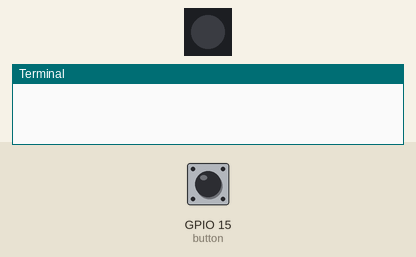
Recording of a program running on a simulated Raspberry Pi (BCM pin numbers). Shown: 1 RGB LEDs in strip order, left to right, the last lines printed to the terminal. The inputs (shaded band) are chosen by the test bench; at power-on: GPIO 15 (button) HIGH. Dim RGB values are drawn brighter than linear; the clock reads 2024-03-15 10:24:30 at power-on unless the program sets it; web requests get an empty 200 reply after 0.4 s.

Above: at 1.2 s.
1.3 s: GPIO 15 (button) pulled LOW for 0.15 s
At 2.2 s:
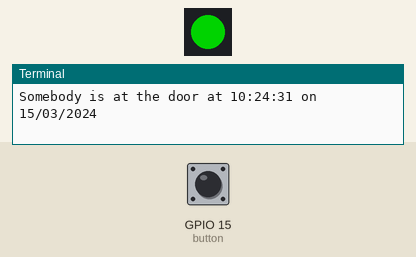
At 2.8 s:
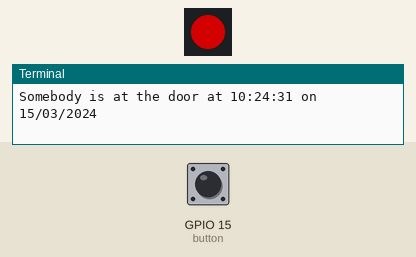
Timing chart, 0 to 9.6 s (numbered marks = the images above; inputs shaded):
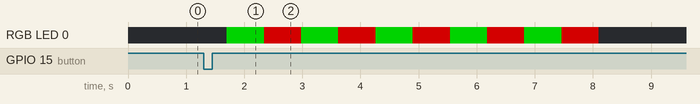

Measured:
- after the input at 1.3 s, RGB LED 0: off → RGB(0, 127, 0) after 0.40 s, then repeats every 1.3 s: RGB(127, 0, 0) 0.64 s, RGB(0, 127, 0) 0.64 s, until it stays off from 8.1 s

The program:

neopixel-doorbell.py
```python
#!/usr/bin/env python3

import board
import neopixel
import datetime
import os, sys
from time import sleep
from gpiozero import Button
import http.client, urllib

# Setup stuff first
button = Button(15)    # Define the GPIO pin here (BCM numbering)
pixel_pin = board.D18  # BCM pin (18 is default and recommended)
num_pixels = 1         # Set the number of NeoPixels used here
pixels = neopixel.NeoPixel(pixel_pin, num_pixels, brightness=0.5)
RED = (255, 0, 0)
GREEN = (0, 255, 0)
OFF = (0, 0, 0)

if not os.geteuid()==0:
    sys.exit("This script must be run with 'sudo' because of the NeoPixels")

def pushover():
    conn = http.client.HTTPSConnection("api.pushover.net:443")
    conn.request("POST", "/1/messages.json",
      urllib.parse.urlencode({
        "token": "ADD_HERE",              # Insert app token here
        "user": "ADD_HERE",              # Insert user token here
        "html": "1",                                # 1 for HTML, 0 to disable
        "title": "Doorbell",                        # Title of the message
        "message": "Somebody is at the door!", # Content of the message
        "sound": "pushover",                        # Define the sound played - default is a doorbell sound
      }), { "Content-type": "application/x-www-form-urlencoded" })
    conn.getresponse()

def lighting():
    def flash_red():
        for i in range(0, 4 * 256, 8):
            for j in range(num_pixels):
                if (i // 256) % 2 == 0:
                    val = i & 0xff
                else:
                    val = 255 - (i & 0xff)
                pixels[j] = (val, 0, 0)
            pixels.write()

    def flash_green():
        for i in range(0, 4 * 256, 8):
            for j in range(num_pixels):
                if (i // 256) % 2 == 0:
                    val = i & 0xff
                else:
                    val = 255 - (i & 0xff)
                pixels[j] = (0, val, 0)
            pixels.write()

    def red():
        pixels[0] = RED

    def green():
        pixels[0] = GREEN

    green()
    sleep(0.6)
    flash_green()
    red()
    sleep(0.6)
    flash_red()

while True:
    now = datetime.datetime.now()
    if button.is_pressed:
        print("Somebody is at the door at "+ now.strftime("%H:%M:%S on %d/%m/%Y"))
        pushover()
        for _ in range (5):
            lighting()

    else:
        pixels[0] = OFF
        continue
```
